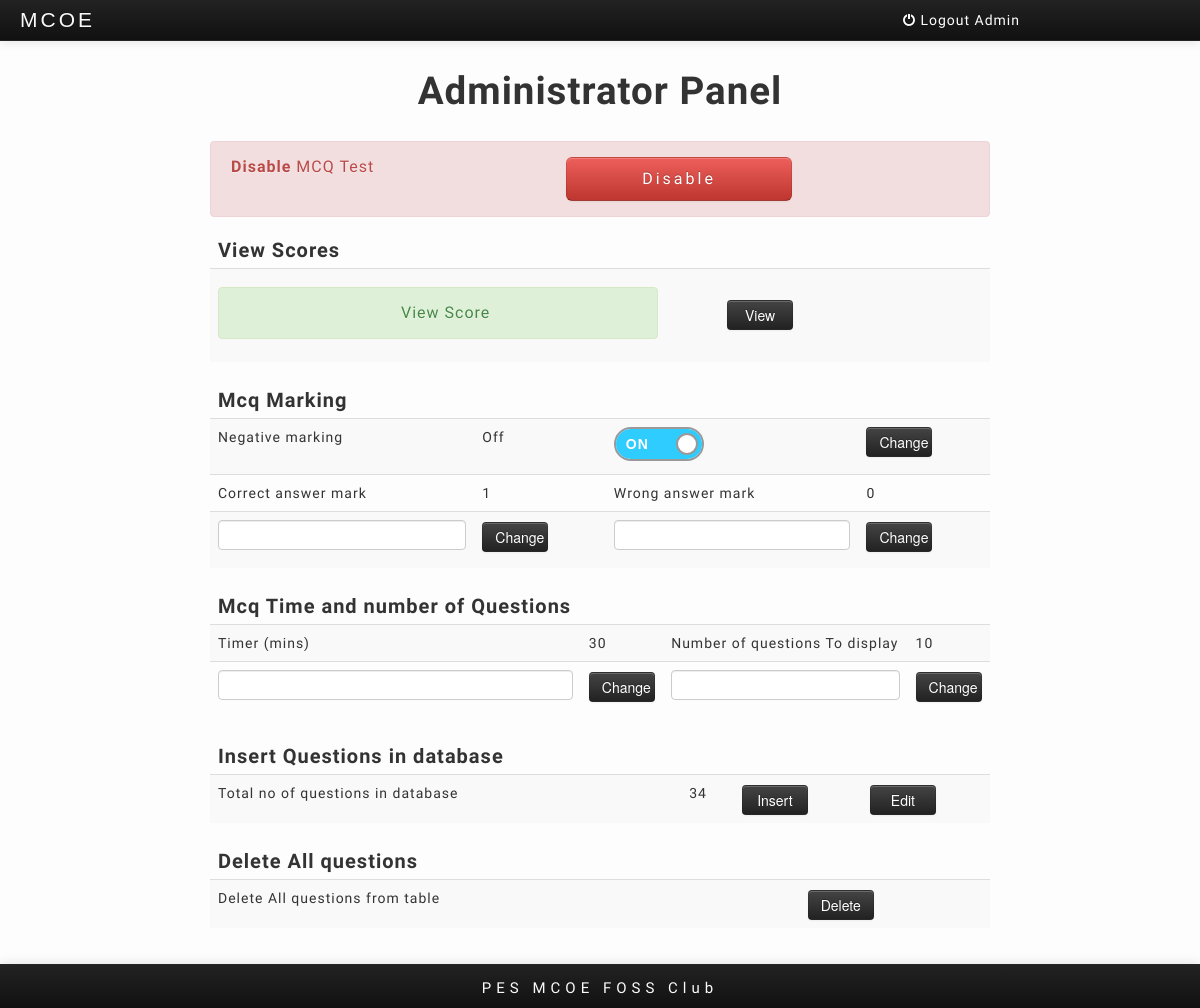
/admin.php (signed in), run on the app's committed database.
### tables this page shows
CREATE TABLE `marking_scheme` (
  `negative_marking` tinyint(1) NOT NULL,
  `negative` int(3) NOT NULL,
  `positive` int(3) NOT NULL
);

CREATE TABLE `time_and_questions` (
  `serial_num` int(11) NOT NULL,
  `no_of_questions` int(11) NOT NULL,
  `timer` int(11) NOT NULL
);

### components/mcqstate.php (called while the page is built, shortened)
<?php
include('db_connect.php');
$query="SELECT * FROM enable_mcq";
$res=mysqli_query($con,$query);
$result=mysqli_fetch_array($res);
?>

### admin.php (the view, shortened to what this page needs)
<!DOCTYPE html>
<html>
  <head>
    <link href="css/bootstrap.css" rel="stylesheet">
    <link href="css/style.css" rel="stylesheet">
    <link href="css/adminstyle.css" rel="stylesheet">
  </head>
  <body>
    <div class="navbar navbar-inverse">
      <div class="navbar navbar-static-top">
        <div class="navbar-inner">
          <a class="brand" id="brand">
            MCOE
          </a>
          <?php
          if(isset($_SESSION['adminlogin']))
          {
            if($_SESSION['adminlogin'])
              echo '<a href="admin.php?logout=1" id="logout-link">
              <i class="icon-off icon-white"></i> Logout Admin</a>';
          }
          else
          {
            echo '<ul class="nav">';
            echo '<li><a href="home.php"><i class="icon-home icon-white"></i> HOME</a></li>';
            echo '</ul>';
          }
          ?>
        </div>
      </div>
    </div>
    <div class="container">
    <section>
      <?php
        if(isset($_SESSION['adminlogin']))
        {
          if($_SESSION['adminlogin'])
          {
            echo '<h1>Administrator Panel</h1>';
            echo '<div class="endbmcq">';
            include("components/mcqstate.php");
            if($result['mcq_state'])
            {
              echo '<div class="alert alert-error">';
              echo '<p class="pull-left"><strong>Disable</strong> MCQ Test</p>';
              echo '<div id="button">';
            ?>
              <input type="submit" onclick="self.location='components/adminprocess.php?make=0'" name="dis" class="btn btn-danger btn-large" value="Disable">
            <?php
              echo '</div>';
              echo '</div>';
            }
            include("components/db_connect.php");
            echo '<div class="view_score">';
            echo '<table class="table table-striped">';
            echo '<thead>
                    <tr><td>View Scores</td></tr>
                  </thead>
                  <tbody>
                    <tr>
                      <td><div class="alert alert-success">View Score</div></td>';
                        ?>
                      <td></td>
                      <td><input type="submit" class="btn btn-inverse align" onclick='window.location="components/viewscore.php";' value="View"></td>
                    <?php echo '</tr>
                  </tbody>';
            echo '</table>';
            echo ' </div>';
            $query="SELECT * FROM marking_scheme";
            $res=mysqli_query($con,$query);
            $result=mysqli_fetch_array($res);
            echo '<div class="mcqmarking">';
            echo '<table class="table table-striped">';
            echo '<thead>
                    <tr><td>Mcq Marking</td></tr>
                  </thead>
                  <tbody>
                    <tr>
                      <td>Negative marking</td>
                      <td id="neg_pos_status">';
                      if($result['negative_marking'])
                              echo 'On ';
                            else
                              echo 'Off ';
                      echo '</td>
                      <td>
                      <div class="onoffswitch">
                      <input type="checkbox" name="onoffswitch" class="onoffswitch-checkbox" id="myonoffswitch" checked>
                      <label class="onoffswitch-label" for="myonoffswitch">
                      <div class="onoffswitch-inner"></div>
                      <div class="onoffswitch-switch"></div>
                      </label>
                      </div></td>';?>
                      <td><input type="submit" class="btn btn-inverse" onclick="request('myonoffswitch')" value="Change"></td>
                    <?php echo '</tr>
                    <tr>
                      <td> Correct answer mark</td>
                      <td id="pos_value">'.$result['positive'].'</td>
                      <td> Wrong answer mark</td>
                      <td id="neg_value">'.$result['negative'].'</td>
                    </tr>
                    <tr>
                      <td><input type="number" class="input-block-level" min="0" max="100" id="posmarks" name="posmark"></td>';?>
                      <td><input type="submit" class="btn btn-inverse align2" onclick="request('posmarks')" value="Change"></td>
                      <td><input type="number" class="input-block-level" min="0" max="100" id="negmarks" name="negmark"></td>
                      <td><input type="submit" class="btn btn-inverse align2" onclick="request('negmarks')" value="Change"></td>
                    <?php echo '</tr>
                  </tbody>';
            echo '</table>';
            echo ' </div>';
            $query="SELECT * FROM time_and_questions";
            $res=mysqli_query($con,$query);
            $result=mysqli_fetch_array($res);
            echo '<div class="time_question">';
            echo '<table class="table table-striped">';
            echo '<thead>
                    <tr><td>Mcq Time and number of Questions</td></tr>
                  </thead>
                  <tbody>
                    <tr>
                      <td> Timer (mins)</td>
                      <td id="time">'.$result['timer'].'</td>
                      <td> Number of questions To display</td>
                      <td id="ques_count">'.$result['no_of_questions'].'</td>
                    </tr>
                    <tr>
                      <td><input type="number" class="input-block-level" min="1" max="600" id ="timer" name="timer"></td>';?>
                      <td><input type="submit" class="btn btn-inverse align2" onclick="request('timer')" value="Change"></td>
                      <td><input type="number" class="input-block-level" id="no_of_ques" name="no_of_ques"></td>
                      <td><input type="submit" class="btn btn-inverse align2" onclick="request('no_of_ques')" value="Change"></td>
                   <?php echo '</tr>
                  </tbody>';
            echo '</table>';
            echo ' </div>';
            $query="SELECT * FROM questions";
            $res=mysqli_prepare($con,$query);
            mysqli_stmt_execute($res);
            mysqli_stmt_store_result($res);
            $result=mysqli_stmt_num_rows($res);
            echo '<div class="insert_question">';
            echo '<table class="table table-striped">';
            echo '<thead>
                    <tr><td>Insert Questions in database</td></tr>
                  </thead>
                  <tbody>
                    <tr>
                      <td>Total no of questions in database</td>
                      <td>'.$result.'</td>';?>
                      <td><input type="submit" class="btn btn-inverse align2" onclick='window.location="components/enter.php"' value="Insert"></td>
                      <td><input type="submit" class="btn btn-inverse align2" onclick='window.location="components/mcqqueslist.php"' value="Edit"></td>
                    <?php echo '</tr>
                  </tbody>';
            echo '</table>';
            echo ' </div>';
            echo '<div class="delete_question">';
            echo '<table class="table table-striped">';
            echo '<thead>
                    <tr><td>Delete All questions</td></tr>
                  </thead>
                  <tbody>
                    <tr>
                      <td>Delete All questions from table</td>
                      <td id="del_quesmsg"></td>';?>
                      <td><input type="submit" class="btn btn-inverse align2" onclick="request('delques')" value="Delete"></td>
                    <?php echo '</tr>
                  </tbody>';
            echo '</table>';
            echo ' </div>';
           }
      } ?>
    </section>
    </div>
  </body>
</html>

### css/style.css (style rules this page uses)
body { background: rgb(253,253,253); font-family: 'Inika', serif; letter-spacing: 1px; padding-bottom: 40px; }
.container { min-height: 522px; min-width: 320px; width: 65%; }
#brand,.navbar-inverse .nav > li > a { color: rgb(250,250,250); font-family: sans-serif; }
#brand { letter-spacing: 3px; font-size: 1.5em; font-weight: 100; }
.alert { margin:10px 0px 15px 0px; font-size: 16px; padding:15px 5px; text-align: center; }
input.btn.btn-large[type="submit"] { font-weight: 100; letter-spacing: 3px; width:100%; font-size: 16px; font-family: 'Inika', serif; }
footer { text-align: center; font-size: 15px; letter-spacing: 5px; margin-top: 13px; color:rgb(250,250,250); }
#logout-link { color: white; float: right; text-decoration: none; margin: 10px 160px 0 0; }
input.btn[type="submit"] { width: 35%; }

### css/adminstyle.css (style rules this page uses)
input.btn.btn-large[type="submit"] { width: 30%; }
.align { margin-top: 23px; }
.align2 { margin-top: 2px; }
section { text-align: center; }
section h1 { margin-bottom: 30px; }
input.btn[type="submit"] { width:66px; }
.alert { padding-left: 20px; }
.table thead:first-child tr:first-child td { font-size: 20px; font-weight: bold; }
.onoffswitch { position: relative; width: 90px; -webkit-user-select:none; -moz-user-select:none; -ms-user-select: none; }
.onoffswitch-label { display: block; overflow: hidden; cursor: pointer; border: 2px solid #999999; border-radius: 20px; }
.onoffswitch-switch { width: 18px; margin: 6px; background: #FFFFFF; border: 2px solid #999999; border-radius: 20px; position: absolute; top: 0; bottom: 0; right: 56px; -moz-transition: all 0.3s ease-in 0s; -webkit-transition: all 0.3s ease-in 0s; -o-transition: all 0.3s ease-in 0s; transition: all 0.3s ease-in 0s; }
.onoffswitch-checkbox:checked + .onoffswitch-label .onoffswitch-switch { right: 0px; }

### data on the page
marking_scheme: positive "1", negative "0"
time_and_questions: timer "30", no_of_questions "10"

### other printed values
$result "34"
